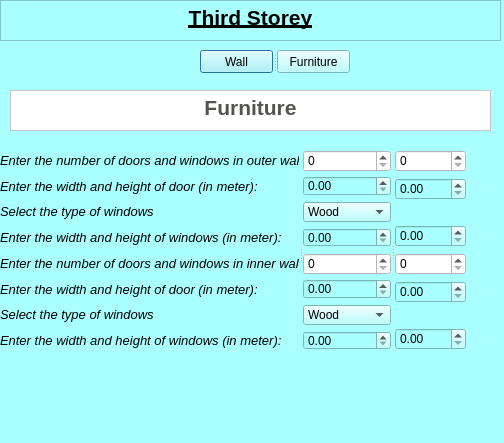
<?xml version="1.0" encoding="UTF-8"?>
<ui version="4.0">
 <class>thirdstorey</class>
 <widget class="QDialog" name="thirdstorey">
  <property name="geometry">
   <rect>
    <x>0</x>
    <y>0</y>
    <width>504</width>
    <height>443</height>
   </rect>
  </property>
  <property name="windowTitle">
   <string>Dialog</string>
  </property>
  <property name="styleSheet">
   <string notr="true">background-color: rgb(170, 255, 255);</string>
  </property>
  <widget class="QStackedWidget" name="stackedWidget">
   <property name="geometry">
    <rect>
     <x>0</x>
     <y>90</y>
     <width>491</width>
     <height>281</height>
    </rect>
   </property>
   <property name="maximumSize">
    <size>
     <width>16777215</width>
     <height>16777215</height>
    </size>
   </property>
   <property name="styleSheet">
    <string notr="true">background-color: rgb(170, 255, 255)</string>
   </property>
   <property name="currentIndex">
    <number>1</number>
   </property>
   <widget class="QWidget" name="page">
    <widget class="QTextBrowser" name="TBF_2">
     <property name="geometry">
      <rect>
       <x>10</x>
       <y>10</y>
       <width>481</width>
       <height>41</height>
      </rect>
     </property>
     <property name="styleSheet">
      <string notr="true">background-color:rgb(255, 255, 255)</string>
     </property>
     <property name="html">
      <string>&lt;!DOCTYPE HTML PUBLIC &quot;-//W3C//DTD HTML 4.0//EN&quot; &quot;http://www.w3.org/TR/REC-html40/strict.dtd&quot;&gt;
&lt;html&gt;&lt;head&gt;&lt;meta name=&quot;qrichtext&quot; content=&quot;1&quot; /&gt;&lt;style type=&quot;text/css&quot;&gt;
p, li { white-space: pre-wrap; }
&lt;/style&gt;&lt;/head&gt;&lt;body style=&quot; font-family:'MS Shell Dlg 2'; font-size:8.25pt; font-weight:400; font-style:normal;&quot;&gt;
&lt;p align=&quot;center&quot; style=&quot; margin-top:0px; margin-bottom:0px; margin-left:0px; margin-right:0px; -qt-block-indent:0; text-indent:0px;&quot;&gt;&lt;span style=&quot; font-size:16pt; font-weight:600; color:#55524f;&quot;&gt;Wall/Beam/Staircase&lt;/span&gt;&lt;/p&gt;&lt;/body&gt;&lt;/html&gt;</string>
     </property>
    </widget>
    <widget class="QSplitter" name="splitter_2">
     <property name="geometry">
      <rect>
       <x>20</x>
       <y>54</y>
       <width>471</width>
       <height>131</height>
      </rect>
     </property>
     <property name="orientation">
      <enum>Qt::Horizontal</enum>
     </property>
     <widget class="QWidget" name="layoutWidget">
      <layout class="QVBoxLayout" name="verticalLayout_4">
       <item>
        <widget class="QLabel" name="label">
         <property name="minimumSize">
          <size>
           <width>231</width>
           <height>16</height>
          </size>
         </property>
         <property name="font">
          <font>
           <pointsize>10</pointsize>
           <italic>true</italic>
          </font>
         </property>
         <property name="text">
          <string>Enter the height of wall(in meter)</string>
         </property>
         <property name="textFormat">
          <enum>Qt::AutoText</enum>
         </property>
        </widget>
       </item>
       <item>
        <widget class="QLabel" name="label_2">
         <property name="minimumSize">
          <size>
           <width>231</width>
           <height>16</height>
          </size>
         </property>
         <property name="font">
          <font>
           <pointsize>10</pointsize>
           <italic>true</italic>
          </font>
         </property>
         <property name="text">
          <string>Enter the width of outer wall(in meter)</string>
         </property>
         <property name="textFormat">
          <enum>Qt::AutoText</enum>
         </property>
        </widget>
       </item>
       <item>
        <widget class="QLabel" name="label_3">
         <property name="minimumSize">
          <size>
           <width>231</width>
           <height>16</height>
          </size>
         </property>
         <property name="font">
          <font>
           <pointsize>10</pointsize>
           <italic>true</italic>
          </font>
         </property>
         <property name="text">
          <string>Enter the width of inner wall(in meter)</string>
         </property>
         <property name="textFormat">
          <enum>Qt::AutoText</enum>
         </property>
        </widget>
       </item>
       <item>
        <widget class="QLabel" name="label_4">
         <property name="minimumSize">
          <size>
           <width>231</width>
           <height>16</height>
          </size>
         </property>
         <property name="font">
          <font>
           <pointsize>10</pointsize>
           <italic>true</italic>
          </font>
         </property>
         <property name="text">
          <string>Enter the dimension of beam</string>
         </property>
         <property name="textFormat">
          <enum>Qt::AutoText</enum>
         </property>
        </widget>
       </item>
       <item>
        <widget class="QLabel" name="label_5">
         <property name="minimumSize">
          <size>
           <width>231</width>
           <height>16</height>
          </size>
         </property>
         <property name="font">
          <font>
           <pointsize>10</pointsize>
           <italic>true</italic>
          </font>
         </property>
         <property name="text">
          <string>Enter the width of staircase(in meter)</string>
         </property>
         <property name="textFormat">
          <enum>Qt::AutoText</enum>
         </property>
        </widget>
       </item>
      </layout>
     </widget>
     <widget class="QWidget" name="layoutWidget">
      <layout class="QVBoxLayout" name="verticalLayout_5">
       <item>
        <widget class="QDoubleSpinBox" name="DSWH">
         <property name="styleSheet">
          <string notr="true">background-color:rgb(255,255,255)</string>
         </property>
        </widget>
       </item>
       <item>
        <widget class="QDoubleSpinBox" name="DSWW">
         <property name="styleSheet">
          <string notr="true">background-color:rgb(255,255,255)</string>
         </property>
        </widget>
       </item>
       <item>
        <widget class="QDoubleSpinBox" name="DSWWI">
         <property name="styleSheet">
          <string notr="true">background-color:rgb(255,255,255)</string>
         </property>
        </widget>
       </item>
       <item>
        <widget class="QComboBox" name="DSDB">
         <property name="styleSheet">
          <string notr="true">background-color:rgb(255, 255, 255)</string>
         </property>
         <property name="currentText">
          <string>9&quot;x12</string>
         </property>
         <item>
          <property name="text">
           <string>9&quot;x12</string>
          </property>
         </item>
         <item>
          <property name="text">
           <string>12&quot;x12&quot;</string>
          </property>
         </item>
        </widget>
       </item>
       <item>
        <widget class="QDoubleSpinBox" name="DSWIS">
         <property name="styleSheet">
          <string notr="true">background-color:rgb(255,255,255)</string>
         </property>
        </widget>
       </item>
      </layout>
     </widget>
    </widget>
   </widget>
   <widget class="QWidget" name="page_2">
    <widget class="QTextBrowser" name="TBF_3">
     <property name="geometry">
      <rect>
       <x>10</x>
       <y>0</y>
       <width>481</width>
       <height>41</height>
      </rect>
     </property>
     <property name="styleSheet">
      <string notr="true">background-color:rgb(255, 255, 255)</string>
     </property>
     <property name="html">
      <string>&lt;!DOCTYPE HTML PUBLIC &quot;-//W3C//DTD HTML 4.0//EN&quot; &quot;http://www.w3.org/TR/REC-html40/strict.dtd&quot;&gt;
&lt;html&gt;&lt;head&gt;&lt;meta name=&quot;qrichtext&quot; content=&quot;1&quot; /&gt;&lt;style type=&quot;text/css&quot;&gt;
p, li { white-space: pre-wrap; }
&lt;/style&gt;&lt;/head&gt;&lt;body style=&quot; font-family:'MS Shell Dlg 2'; font-size:8.25pt; font-weight:400; font-style:normal;&quot;&gt;
&lt;p align=&quot;center&quot; style=&quot; margin-top:0px; margin-bottom:0px; margin-left:0px; margin-right:0px; -qt-block-indent:0; text-indent:0px;&quot;&gt;&lt;span style=&quot; font-size:16pt; font-weight:600; color:#55524f;&quot;&gt;Furniture&lt;/span&gt;&lt;/p&gt;&lt;/body&gt;&lt;/html&gt;</string>
     </property>
    </widget>
    <widget class="QSplitter" name="splitter">
     <property name="geometry">
      <rect>
       <x>0</x>
       <y>60</y>
       <width>466</width>
       <height>200</height>
      </rect>
     </property>
     <property name="orientation">
      <enum>Qt::Horizontal</enum>
     </property>
     <widget class="QWidget" name="layoutWidget">
      <layout class="QVBoxLayout" name="verticalLayout">
       <item>
        <widget class="QLabel" name="label_12">
         <property name="font">
          <font>
           <pointsize>10</pointsize>
           <italic>true</italic>
          </font>
         </property>
         <property name="text">
          <string>Enter the number of doors and windows in outer walls:</string>
         </property>
        </widget>
       </item>
       <item>
        <widget class="QLabel" name="label_7">
         <property name="font">
          <font>
           <pointsize>10</pointsize>
           <italic>true</italic>
          </font>
         </property>
         <property name="text">
          <string>Enter the width and height of door (in meter):</string>
         </property>
        </widget>
       </item>
       <item>
        <widget class="QLabel" name="label_6">
         <property name="font">
          <font>
           <pointsize>10</pointsize>
           <italic>true</italic>
          </font>
         </property>
         <property name="text">
          <string>Select the type of windows</string>
         </property>
        </widget>
       </item>
       <item>
        <widget class="QLabel" name="label_8">
         <property name="font">
          <font>
           <pointsize>10</pointsize>
           <italic>true</italic>
          </font>
         </property>
         <property name="text">
          <string>Enter the width and height of windows (in meter):</string>
         </property>
        </widget>
       </item>
       <item>
        <widget class="QLabel" name="label_9">
         <property name="font">
          <font>
           <pointsize>10</pointsize>
           <italic>true</italic>
          </font>
         </property>
         <property name="text">
          <string>Enter the number of doors and windows in inner walls:</string>
         </property>
        </widget>
       </item>
       <item>
        <widget class="QLabel" name="label_11">
         <property name="font">
          <font>
           <pointsize>10</pointsize>
           <italic>true</italic>
          </font>
         </property>
         <property name="text">
          <string>Enter the width and height of door (in meter):</string>
         </property>
        </widget>
       </item>
       <item>
        <widget class="QLabel" name="label_13">
         <property name="font">
          <font>
           <pointsize>10</pointsize>
           <italic>true</italic>
          </font>
         </property>
         <property name="text">
          <string>Select the type of windows</string>
         </property>
        </widget>
       </item>
       <item>
        <widget class="QLabel" name="label_10">
         <property name="font">
          <font>
           <pointsize>10</pointsize>
           <italic>true</italic>
          </font>
         </property>
         <property name="text">
          <string>Enter the width and height of windows (in meter):</string>
         </property>
        </widget>
       </item>
      </layout>
     </widget>
     <widget class="QWidget" name="layoutWidget">
      <layout class="QVBoxLayout" name="verticalLayout_2">
       <item>
        <widget class="QSpinBox" name="DSNOD">
         <property name="minimumSize">
          <size>
           <width>71</width>
           <height>22</height>
          </size>
         </property>
         <property name="styleSheet">
          <string notr="true">background-color:rgb(255, 255, 255)</string>
         </property>
        </widget>
       </item>
       <item>
        <widget class="QDoubleSpinBox" name="DSODW"/>
       </item>
       <item>
        <widget class="QComboBox" name="CBTWI">
         <item>
          <property name="text">
           <string>Wood</string>
          </property>
         </item>
         <item>
          <property name="text">
           <string>Aluminium</string>
          </property>
         </item>
         <item>
          <property name="text">
           <string>PVC</string>
          </property>
         </item>
        </widget>
       </item>
       <item>
        <widget class="QDoubleSpinBox" name="DSOWNW">
         <property name="singleStep">
          <double>0.010000000000000</double>
         </property>
        </widget>
       </item>
       <item>
        <widget class="QSpinBox" name="DSNDI">
         <property name="minimumSize">
          <size>
           <width>71</width>
           <height>22</height>
          </size>
         </property>
         <property name="styleSheet">
          <string notr="true">background-color:rgb(255, 255, 255)</string>
         </property>
        </widget>
       </item>
       <item>
        <widget class="QDoubleSpinBox" name="DSIDW"/>
       </item>
       <item>
        <widget class="QComboBox" name="CBTWO">
         <item>
          <property name="text">
           <string>Wood</string>
          </property>
         </item>
         <item>
          <property name="text">
           <string>Aluminium</string>
          </property>
         </item>
         <item>
          <property name="text">
           <string>PVC</string>
          </property>
         </item>
        </widget>
       </item>
       <item>
        <widget class="QDoubleSpinBox" name="DSIWNW"/>
       </item>
      </layout>
     </widget>
     <widget class="QWidget" name="layoutWidget">
      <layout class="QVBoxLayout" name="verticalLayout_3">
       <item>
        <widget class="QSpinBox" name="DSNOW">
         <property name="minimumSize">
          <size>
           <width>71</width>
           <height>22</height>
          </size>
         </property>
         <property name="styleSheet">
          <string notr="true">background-color:rgb(255, 255, 255)</string>
         </property>
        </widget>
       </item>
       <item>
        <widget class="QDoubleSpinBox" name="DSODH"/>
       </item>
       <item>
        <spacer name="verticalSpacer">
         <property name="orientation">
          <enum>Qt::Vertical</enum>
         </property>
         <property name="sizeHint" stdset="0">
          <size>
           <width>20</width>
           <height>40</height>
          </size>
         </property>
        </spacer>
       </item>
       <item>
        <widget class="QDoubleSpinBox" name="DSOWNH">
         <property name="singleStep">
          <double>0.010000000000000</double>
         </property>
        </widget>
       </item>
       <item>
        <widget class="QSpinBox" name="DSNWI">
         <property name="minimumSize">
          <size>
           <width>71</width>
           <height>22</height>
          </size>
         </property>
         <property name="styleSheet">
          <string notr="true">background-color:rgb(255, 255, 255)</string>
         </property>
        </widget>
       </item>
       <item>
        <widget class="QDoubleSpinBox" name="DSIDH"/>
       </item>
       <item>
        <spacer name="verticalSpacer_2">
         <property name="orientation">
          <enum>Qt::Vertical</enum>
         </property>
         <property name="sizeHint" stdset="0">
          <size>
           <width>20</width>
           <height>40</height>
          </size>
         </property>
        </spacer>
       </item>
       <item>
        <widget class="QDoubleSpinBox" name="DSIWNH"/>
       </item>
      </layout>
     </widget>
    </widget>
   </widget>
  </widget>
  <widget class="QTextBrowser" name="textBrowser">
   <property name="geometry">
    <rect>
     <x>0</x>
     <y>0</y>
     <width>501</width>
     <height>41</height>
    </rect>
   </property>
   <property name="html">
    <string>&lt;!DOCTYPE HTML PUBLIC &quot;-//W3C//DTD HTML 4.0//EN&quot; &quot;http://www.w3.org/TR/REC-html40/strict.dtd&quot;&gt;
&lt;html&gt;&lt;head&gt;&lt;meta name=&quot;qrichtext&quot; content=&quot;1&quot; /&gt;&lt;style type=&quot;text/css&quot;&gt;
p, li { white-space: pre-wrap; }
&lt;/style&gt;&lt;/head&gt;&lt;body style=&quot; font-family:'MS Shell Dlg 2'; font-size:8.25pt; font-weight:400; font-style:normal;&quot;&gt;
&lt;p align=&quot;center&quot; style=&quot; margin-top:0px; margin-bottom:0px; margin-left:0px; margin-right:0px; -qt-block-indent:0; text-indent:0px;&quot;&gt;&lt;span style=&quot; font-size:16pt; font-weight:600; text-decoration: underline;&quot;&gt;Third Storey&lt;/span&gt;&lt;/p&gt;&lt;/body&gt;&lt;/html&gt;</string>
   </property>
  </widget>
  <widget class="QSplitter" name="splitter_3">
   <property name="geometry">
    <rect>
     <x>200</x>
     <y>50</y>
     <width>150</width>
     <height>23</height>
    </rect>
   </property>
   <property name="orientation">
    <enum>Qt::Horizontal</enum>
   </property>
   <widget class="QPushButton" name="pushButton">
    <property name="text">
     <string>Wall</string>
    </property>
   </widget>
   <widget class="QPushButton" name="pushButton_2">
    <property name="text">
     <string>Furniture</string>
    </property>
   </widget>
  </widget>
 </widget>
 <resources/>
 <connections/>
</ui>
